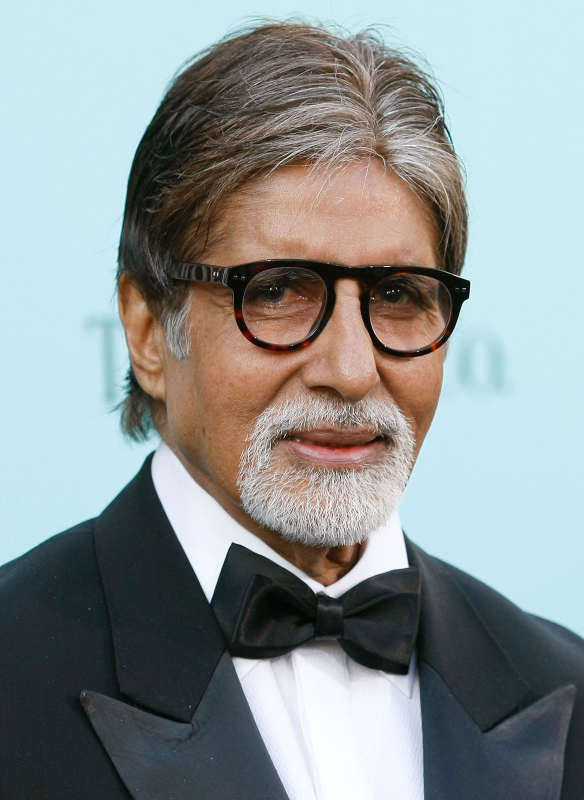
#> input picture image.jpg, 1167 x 1600 px (shown at 1/2 size)
$ jupyter execute --allow-errors AgeGenderDetection.ipynb   (shell and % lines are left out)
#> lines starting #> are read from the running program, lines starting #| are printed output that depends on the picture
<a href="https://colab.research.google.com/github/Liketh/Machine-Learning/blob/gh-pages/AgeGenderDetection.ipynb" target="_parent"></a>

[cell 1]
%cd Machine-Learning

[cell 2]
# Import required modules
import cv2 as cv
import math
import time
from google.colab.patches import cv2_imshow

def getFaceBox(net, frame, conf_threshold=0.7):
    frameOpencvDnn = frame.copy()
    frameHeight = frameOpencvDnn.shape[0]
    frameWidth = frameOpencvDnn.shape[1]
    blob = cv.dnn.blobFromImage(frameOpencvDnn, 1.0, (300, 300), [104, 117, 123], True, False)

    net.setInput(blob)
    detections = net.forward()
    bboxes = []
    for i in range(detections.shape[2]):
        confidence = detections[0, 0, i, 2]
        if confidence > conf_threshold:
            x1 = int(detections[0, 0, i, 3] * frameWidth)
            y1 = int(detections[0, 0, i, 4] * frameHeight)
            x2 = int(detections[0, 0, i, 5] * frameWidth)
            y2 = int(detections[0, 0, i, 6] * frameHeight)
            bboxes.append([x1, y1, x2, y2])
            cv.rectangle(frameOpencvDnn, (x1, y1), (x2, y2), (0, 255, 0), int(round(frameHeight/150)), 8)
    return frameOpencvDnn, bboxes

faceProto = "modelNweight/opencv_face_detector.pbtxt"
faceModel = "modelNweight/opencv_face_detector_uint8.pb"

ageProto = "modelNweight/age_deploy.prototxt"
ageModel = "modelNweight/age_net.caffemodel"

genderProto = "modelNweight/gender_deploy.prototxt"
genderModel = "modelNweight/gender_net.caffemodel"

MODEL_MEAN_VALUES = (78.4263377603, 87.7689143744, 114.895847746)
ageList = ['(0-2)', '(4-6)', '(8-12)', '(15-20)', '(25-32)', '(38-43)', '(48-53)', '(60-100)']
genderList = ['Male', 'Female']

# Load network
#> (the rest of this cell did not finish here and is left out)

[cell 3]
input = cv.imread("image.jpg")
#> input is the input picture: shape (1600, 1167, 3); mean B, G, R 147.7, 147.5, 140
#> (the rest of this cell did not finish here and is left out)

[cell 4]
input = cv.imread("image1.jpg")
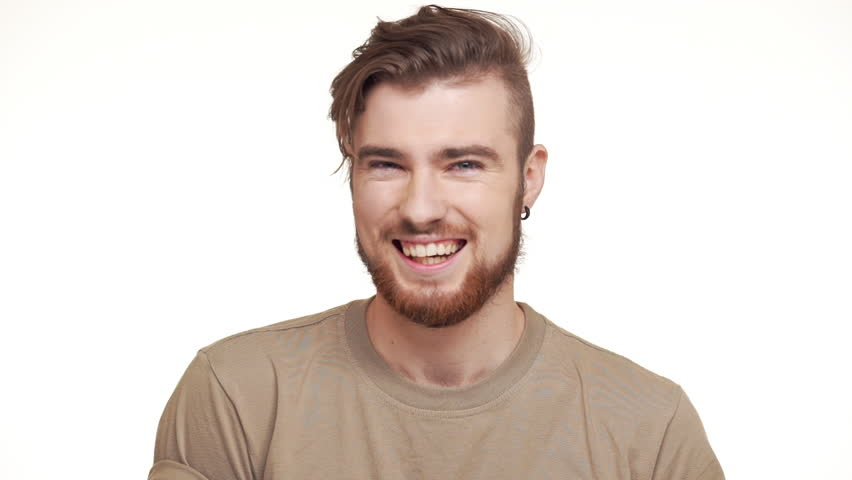
#> input picture image1.jpg, 852 x 480 px
#> input is the input picture: shape (480, 852, 3); mean B, G, R 210.9, 216.9, 226.7
#> (the rest of this cell did not finish here and is left out)

[cell 5]
input = cv.imread("image2.jpg")
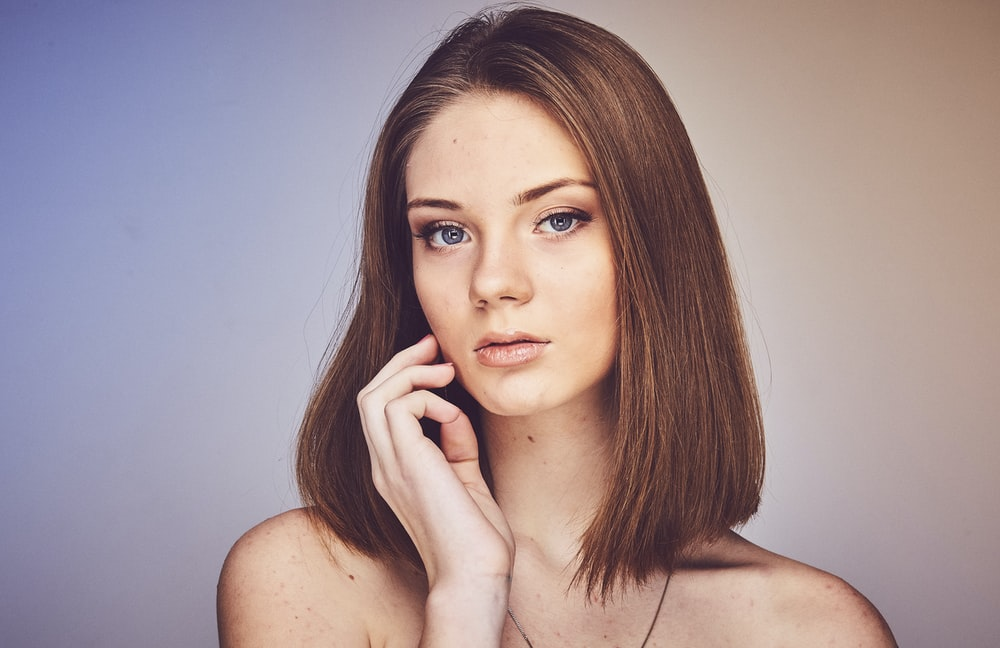
#> input picture image2.jpg, 1000 x 648 px
#> input is the input picture: shape (648, 1000, 3); mean B, G, R 147.9, 144.6, 162.7
#> (the rest of this cell did not finish here and is left out)
